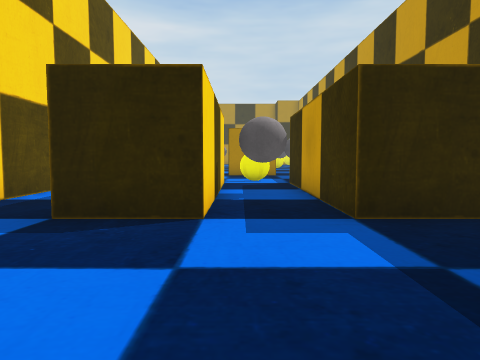
view 1 (above)

12 first-person views from a walk through a 3-D level made in the Unity game engine. The camera is 1.3 m above the floor, tilts 4° down and sees 70° across. The floor is counted in squares, 1 m on a side. Each view is taken from the middle of a square. On the plan, view 1 faces up. The plan holds only what a view shows up to about 15 squares ahead; the rest is blank. The place goes on beyond the plan. The player is left out.

view 2
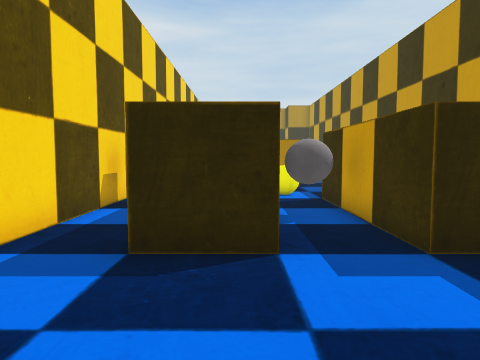

view 3
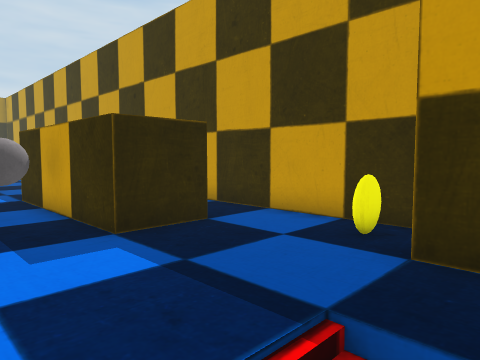

view 4
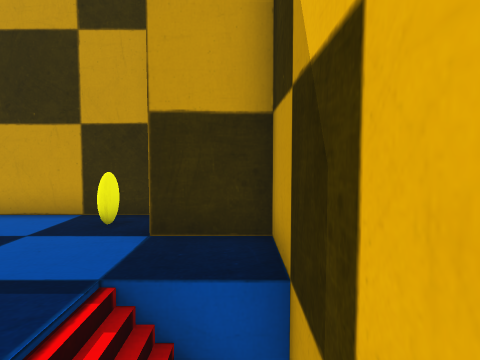

view 5
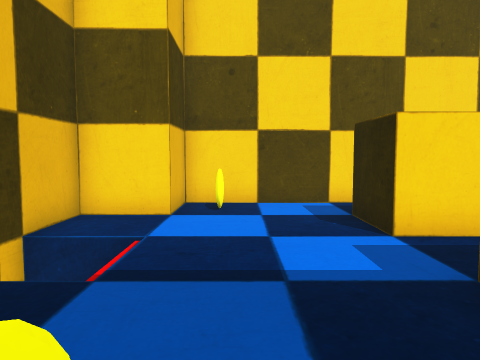

view 6
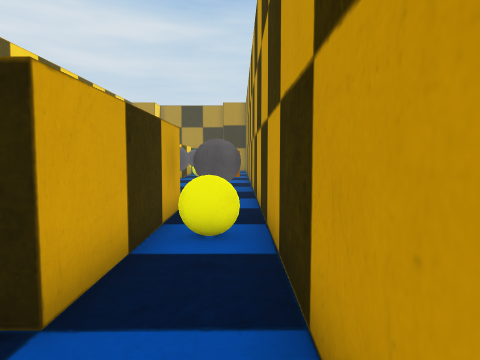

view 7
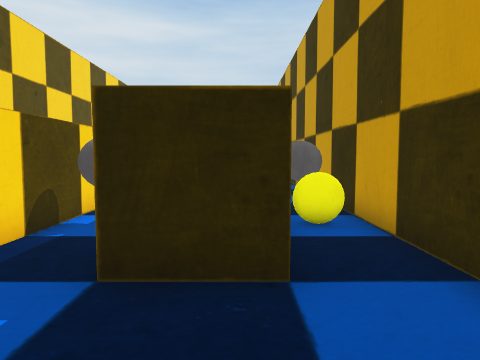

view 8
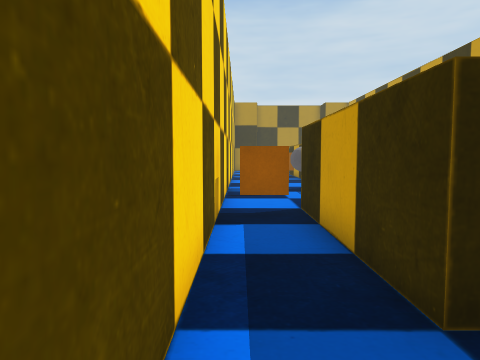

view 9
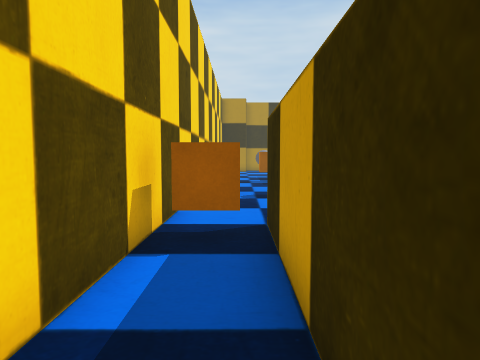

view 10
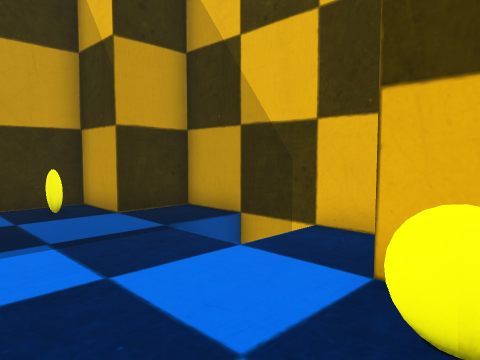

view 11
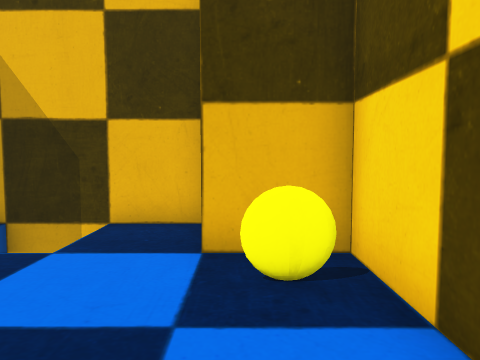

view 12
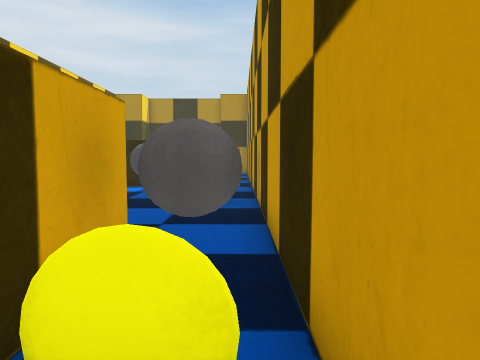

### Floor plan
Key: @ floor where view 1 was taken; # wall or solid block; . floor; / step, stairs or slope; = window, fence, low wall or low ledge; B grey ball; C brown cube.
Columns run from 5 left of view 1 to 6 right of it. Each row starts with its distance up from view 1.
 11 #####==#####
 10 #CC###.##BB#
  9 #CC###.##BB#
  8 #..##BB###=#
  7 #..##BB##..#
  6 #..##..##..#
  5 #..##..##..#
  4 #..........#
  3 #..........#
  2 #..........#
  1 ##=......==#
  0 ###..@/..###
 -1   #../ ..#
 -2   ########

Positions as (right, up) in squares from view 1, and headings:
1: (0, 0), facing up
2: (-1, 0), facing up
3: (-1, -1), facing up-right
4: (-2, -1), facing right
5: (5, 2), facing left
6: (5, 2), facing up
7: (3, 1), facing up
8: (-4, 2), facing up
9: (-3, 4), facing up
10: (-4, 4), facing down-right
11: (-3, 5), facing down
12: (5, 6), facing up
